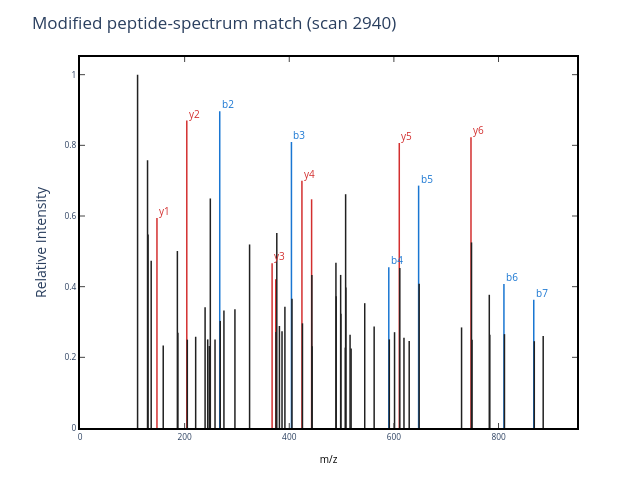

The notebook cell saved with this chart:
### Markdown cell above
### 2.1.2 Post-translational modifications and open modification search

We performed such a search. However, after it was done, we noticed that while we identified some of the spectra, corresponding to almost every peptide that can be produced by digesting Carbonic Anhydrase, a large portion of the spectra in our data go unmatched. What is happening here?

The answer is post-translational modifications, or PTMs\*. 

When we only looked for unmodified peptides, we had a relatively constrained set of theoretical spectra. However, once we start considering PTMs, our search space explodes. Any given PTM could appear on multiple residues. A peptide could even bear two or more PTMs. While PTMs are common, and biologically important, they make search considerably more difficult.

The next spectrum is a real match from the same dataset, but now the assigned peptide carries multiple modifications. Even before we annotate the fragment peaks, it already illustrates why the search problem becomes harder: once modified peptides are allowed, the set of plausible peptide explanations grows dramatically.

One way to account for PTMs is through **Open Modification Search (OMS).**

In OMS, every peptide in the database is considered as a potential match to every MS2 fragmentation spectrum. When a peptide-spectrum match is found, you can look for *mass shifts* to identify PTMs. All possible modifications are implicitly considered. You can imagine that this is very useful for discovering unexpected or novel modifications, but it comes at a cost - it is *very* computationally expensive because we can no longer reduce the number of spectrum-spectrum comparisons by filtering based on precursor mass.

We'll use **clustering** to cut down this search space in Section 2.2, grouping similar spectra so we only need to compare each experimental spectrum to a small representative subset of the library.

### Code cell
modified_scan = 2940
modified_peptide =  '[Acetyl]-SHHWGYGK'

modified_spectrum = get_MS2_object(
    mzml_path=demo_mzml_path,
    scan=modified_scan,
    peptide=modified_peptide,
)

display(plot_MS2(
    modified_spectrum,
    title=f'Modified peptide-spectrum match (scan {modified_scan})',
))

print(f'Assigned peptide: {modified_peptide}')

### Figure 1 — Plotly figure (JSON) as saved in the notebook; plotly's stock layout.template omitted (floating-point values rounded to 4 significant figures)
{"data": [{"line": {"color": "rgba (33, 33, 33, 1)", "dash": "solid", "width": 1.5}, "mode": "lines", "name": "_child1", "type": "scatter", "x": [110.1, 110.1], "xaxis": "x", "y": [0, 1], "yaxis": "y"}, {"line": {"color": "rgba (33, 33, 33, 1)", "dash": "solid", "width": 1.5}, "mode": "lines", "name": "_child3", "type": "scatter", "x": [129.1, 129.1], "xaxis": "x", "y": [0, 0.7576], "yaxis": "y"}, {"line": {"color": "rgba (33, 33, 33, 1)", "dash": "solid", "width": 1.5}, "mode": "lines", "name": "_child5", "type": "scatter", "x": [130.1, 130.1], "xaxis": "x", "y": [0, 0.5473], "yaxis": "y"}, {"line": {"color": "rgba (33, 33, 33, 1)", "dash": "solid", "width": 1.5}, "mode": "lines", "name": "_child7", "type": "scatter", "x": [136.1, 136.1], "xaxis": "x", "y": [0, 0.4736], "yaxis": "y"}, {"line": {"color": "rgba (211, 47, 47, 1)", "dash": "solid", "width": 1.5}, "mode": "lines", "name": "_child9", "type": "scatter", "x": [147.1, 147.1], "xaxis": "x", "y": [0, 0.5947], "yaxis": "y"}, {"line": {"color": "rgba (33, 33, 33, 1)", "dash": "solid", "width": 1.5}, "mode": "lines", "name": "_child11", "type": "scatter", "x": [159.1, 159.1], "xaxis": "x", "y": [0, 0.2332], "yaxis": "y"}, {"line": {"color": "rgba (33, 33, 33, 1)", "dash": "solid", "width": 1.5}, "mode": "lines", "name": "_child13", "type": "scatter", "x": [186.1, 186.1], "xaxis": "x", "y": [0, 0.5009], "yaxis": "y"}, {"line": {"color": "rgba (33, 33, 33, 1)", "dash": "solid", "width": 1.5}, "mode": "lines", "name": "_child15", "type": "scatter", "x": [187.1, 187.1], "xaxis": "x", "y": [0, 0.2698], "yaxis": "y"}, {"line": {"color": "rgba (211, 47, 47, 1)", "dash": "solid", "width": 1.5}, "mode": "lines", "name": "_child17", "type": "scatter", "x": [204.1, 204.1], "xaxis": "x", "y": [0, 0.87], "yaxis": "y"}, {"line": {"color": "rgba (33, 33, 33, 1)", "dash": "solid", "width": 1.5}, "mode": "lines", "name": "_child19", "type": "scatter", "x": [205.1, 205.1], "xaxis": "x", "y": [0, 0.2501], "yaxis": "y"}, {"line": {"color": "rgba (33, 33, 33, 1)", "dash": "solid", "width": 1.5}, "mode": "lines", "name": "_child21", "type": "scatter", "x": [221.1, 221.1], "xaxis": "x", "y": [0, 0.2582], "yaxis": "y"}, {"line": {"color": "rgba (33, 33, 33, 1)", "dash": "solid", "width": 1.5}, "mode": "lines", "name": "_child23", "type": "scatter", "x": [239.1, 239.1], "xaxis": "x", "y": [0, 0.3419], "yaxis": "y"}, {"line": {"color": "rgba (33, 33, 33, 1)", "dash": "solid", "width": 1.5}, "mode": "lines", "name": "_child25", "type": "scatter", "x": [244.1, 244.1], "xaxis": "x", "y": [0, 0.2508], "yaxis": "y"}, {"line": {"color": "rgba (33, 33, 33, 1)", "dash": "solid", "width": 1.5}, "mode": "lines", "name": "_child27", "type": "scatter", "x": [247.1, 247.1], "xaxis": "x", "y": [0, 0.232], "yaxis": "y"}, {"line": {"color": "rgba (33, 33, 33, 1)", "dash": "solid", "width": 1.5}, "mode": "lines", "name": "_child29", "type": "scatter", "x": [249.1, 249.1], "xaxis": "x", "y": [0, 0.6496], "yaxis": "y"}, {"line": {"color": "rgba (33, 33, 33, 1)", "dash": "solid", "width": 1.5}, "mode": "lines", "name": "_child31", "type": "scatter", "x": [258.1, 258.1], "xaxis": "x", "y": [0, 0.2503], "yaxis": "y"}, {"line": {"color": "rgba (25, 118, 210, 1)", "dash": "solid", "width": 1.5}, "mode": "lines", "name": "_child33", "type": "scatter", "x": [267.1, 267.1], "xaxis": "x", "y": [0, 0.8964], "yaxis": "y"}, {"line": {"color": "rgba (33, 33, 33, 1)", "dash": "solid", "width": 1.5}, "mode": "lines", "name": "_child35", "type": "scatter", "x": [268.1, 268.1], "xaxis": "x", "y": [0, 0.303], "yaxis": "y"}, {"line": {"color": "rgba (33, 33, 33, 1)", "dash": "solid", "width": 1.5}, "mode": "lines", "name": "_child37", "type": "scatter", "x": [275.1, 275.1], "xaxis": "x", "y": [0, 0.3326], "yaxis": "y"}, {"line": {"color": "rgba (33, 33, 33, 1)", "dash": "solid", "width": 1.5}, "mode": "lines", "name": "_child39", "type": "scatter", "x": [296.2, 296.2], "xaxis": "x", "y": [0, 0.336], "yaxis": "y"}, {"line": {"color": "rgba (33, 33, 33, 1)", "dash": "solid", "width": 1.5}, "mode": "lines", "name": "_child41", "type": "scatter", "x": [324.1, 324.1], "xaxis": "x", "y": [0, 0.5194], "yaxis": "y"}, {"line": {"color": "rgba (211, 47, 47, 1)", "dash": "solid", "width": 1.5}, "mode": "lines", "name": "_child43", "type": "scatter", "x": [367.2, 367.2], "xaxis": "x", "y": [0, 0.4662], "yaxis": "y"}, {"line": {"color": "rgba (211, 47, 47, 1)", "dash": "solid", "width": 1.5}, "mode": "lines", "name": "_child45", "type": "scatter", "x": [374.2, 374.2], "xaxis": "x", "y": [0, 0.421], "yaxis": "y"}, {"line": {"color": "rgba (33, 33, 33, 1)", "dash": "solid", "width": 1.5}, "mode": "lines", "name": "_child47", "type": "scatter", "x": [374.7, 374.7], "xaxis": "x", "y": [0, 0.2714], "yaxis": "y"}, {"line": {"color": "rgba (33, 33, 33, 1)", "dash": "solid", "width": 1.5}, "mode": "lines", "name": "_child49", "type": "scatter", "x": [376.2, 376.2], "xaxis": "x", "y": [0, 0.552], "yaxis": "y"}, {"line": {"color": "rgba (33, 33, 33, 1)", "dash": "solid", "width": 1.5}, "mode": "lines", "name": "_child51", "type": "scatter", "x": [381.2, 381.2], "xaxis": "x", "y": [0, 0.2886], "yaxis": "y"}, {"line": {"color": "rgba (33, 33, 33, 1)", "dash": "solid", "width": 1.5}, "mode": "lines", "name": "_child53", "type": "scatter", "x": [386.2, 386.2], "xaxis": "x", "y": [0, 0.2741], "yaxis": "y"}, {"line": {"color": "rgba (33, 33, 33, 1)", "dash": "solid", "width": 1.5}, "mode": "lines", "name": "_child55", "type": "scatter", "x": [391.7, 391.7], "xaxis": "x", "y": [0, 0.3432], "yaxis": "y"}, {"line": {"color": "rgba (25, 118, 210, 1)", "dash": "solid", "width": 1.5}, "mode": "lines", "name": "_child57", "type": "scatter", "x": [404.2, 404.2], "xaxis": "x", "y": [0, 0.8097], "yaxis": "y"}, {"line": {"color": "rgba (33, 33, 33, 1)", "dash": "solid", "width": 1.5}, "mode": "lines", "name": "_child59", "type": "scatter", "x": [405.2, 405.2], "xaxis": "x", "y": [0, 0.3661], "yaxis": "y"}, {"line": {"color": "rgba (211, 47, 47, 1)", "dash": "solid", "width": 1.5}, "mode": "lines", "name": "_child61", "type": "scatter", "x": [424.2, 424.2], "xaxis": "x", "y": [0, 0.7], "yaxis": "y"}, {"line": {"color": "rgba (33, 33, 33, 1)", "dash": "solid", "width": 1.5}, "mode": "lines", "name": "_child63", "type": "scatter", "x": [425.2, 425.2], "xaxis": "x", "y": [0, 0.2962], "yaxis": "y"}, {"line": {"color": "rgba (211, 47, 47, 1)", "dash": "solid", "width": 1.5}, "mode": "lines", "name": "_child65", "type": "scatter", "x": [442.7, 442.7], "xaxis": "x", "y": [0, 0.6473], "yaxis": "y"}, {"line": {"color": "rgba (33, 33, 33, 1)", "dash": "solid", "width": 1.5}, "mode": "lines", "name": "_child67", "type": "scatter", "x": [443.2, 443.2], "xaxis": "x", "y": [0, 0.4332], "yaxis": "y"}, {"line": {"color": "rgba (33, 33, 33, 1)", "dash": "solid", "width": 1.5}, "mode": "lines", "name": "_child69", "type": "scatter", "x": [443.7, 443.7], "xaxis": "x", "y": [0, 0.2316], "yaxis": "y"}, {"line": {"color": "rgba (33, 33, 33, 1)", "dash": "solid", "width": 1.5}, "mode": "lines", "name": "_child71", "type": "scatter", "x": [489.2, 489.2], "xaxis": "x", "y": [0, 0.4675], "yaxis": "y"}, {"line": {"color": "rgba (33, 33, 33, 1)", "dash": "solid", "width": 1.5}, "mode": "lines", "name": "_child73", "type": "scatter", "x": [489.7, 489.7], "xaxis": "x", "y": [0, 0.3727], "yaxis": "y"}, {"line": {"color": "rgba (33, 33, 33, 1)", "dash": "solid", "width": 1.5}, "mode": "lines", "name": "_child75", "type": "scatter", "x": [498.2, 498.2], "xaxis": "x", "y": [0, 0.4333], "yaxis": "y"}, {"line": {"color": "rgba (33, 33, 33, 1)", "dash": "solid", "width": 1.5}, "mode": "lines", "name": "_child77", "type": "scatter", "x": [498.7, 498.7], "xaxis": "x", "y": [0, 0.3231], "yaxis": "y"}, {"line": {"color": "rgba (33, 33, 33, 1)", "dash": "solid", "width": 1.5}, "mode": "lines", "name": "_child79", "type": "scatter", "x": [507.1, 507.1], "xaxis": "x", "y": [0, 0.2275], "yaxis": "y"}, {"line": {"color": "rgba (33, 33, 33, 1)", "dash": "solid", "width": 1.5}, "mode": "lines", "name": "_child81", "type": "scatter", "x": [507.7, 507.7], "xaxis": "x", "y": [0, 0.6617], "yaxis": "y"}, {"line": {"color": "rgba (33, 33, 33, 1)", "dash": "solid", "width": 1.5}, "mode": "lines", "name": "_child83", "type": "scatter", "x": [508.2, 508.2], "xaxis": "x", "y": [0, 0.3973], "yaxis": "y"}, {"line": {"color": "rgba (33, 33, 33, 1)", "dash": "solid", "width": 1.5}, "mode": "lines", "name": "_child85", "type": "scatter", "x": [516.2, 516.2], "xaxis": "x", "y": [0, 0.2641], "yaxis": "y"}, {"line": {"color": "rgba (33, 33, 33, 1)", "dash": "solid", "width": 1.5}, "mode": "lines", "name": "_child87", "type": "scatter", "x": [518.2, 518.2], "xaxis": "x", "y": [0, 0.225], "yaxis": "y"}, {"line": {"color": "rgba (33, 33, 33, 1)", "dash": "solid", "width": 1.5}, "mode": "lines", "name": "_child89", "type": "scatter", "x": [544.2, 544.2], "xaxis": "x", "y": [0, 0.3533], "yaxis": "y"}, {"line": {"color": "rgba (33, 33, 33, 1)", "dash": "solid", "width": 1.5}, "mode": "lines", "name": "_child91", "type": "scatter", "x": [562.3, 562.3], "xaxis": "x", "y": [0, 0.2871], "yaxis": "y"}, {"line": {"color": "rgba (25, 118, 210, 1)", "dash": "solid", "width": 1.5}, "mode": "lines", "name": "_child93", "type": "scatter", "x": [590.2, 590.2], "xaxis": "x", "y": [0, 0.4546], "yaxis": "y"}, {"line": {"color": "rgba (33, 33, 33, 1)", "dash": "solid", "width": 1.5}, "mode": "lines", "name": "_child95", "type": "scatter", "x": [591.3, 591.3], "xaxis": "x", "y": [0, 0.2507], "yaxis": "y"}, {"line": {"color": "rgba (33, 33, 33, 1)", "dash": "solid", "width": 1.5}, "mode": "lines", "name": "_child97", "type": "scatter", "x": [601.3, 601.3], "xaxis": "x", "y": [0, 0.2712], "yaxis": "y"}, {"line": {"color": "rgba (211, 47, 47, 1)", "dash": "solid", "width": 1.5}, "mode": "lines", "name": "_child99", "type": "scatter", "x": [610.3, 610.3], "xaxis": "x", "y": [0, 0.8069], "yaxis": "y"}, {"line": {"color": "rgba (33, 33, 33, 1)", "dash": "solid", "width": 1.5}, "mode": "lines", "name": "_child101", "type": "scatter", "x": [611.3, 611.3], "xaxis": "x", "y": [0, 0.4531], "yaxis": "y"}, {"line": {"color": "rgba (33, 33, 33, 1)", "dash": "solid", "width": 1.5}, "mode": "lines", "name": "_child103", "type": "scatter", "x": [619.3, 619.3], "xaxis": "x", "y": [0, 0.2555], "yaxis": "y"}, {"line": {"color": "rgba (33, 33, 33, 1)", "dash": "solid", "width": 1.5}, "mode": "lines", "name": "_child105", "type": "scatter", "x": [629.3, 629.3], "xaxis": "x", "y": [0, 0.2464], "yaxis": "y"}, {"line": {"color": "rgba (25, 118, 210, 1)", "dash": "solid", "width": 1.5}, "mode": "lines", "name": "_child107", "type": "scatter", "x": [647.3, 647.3], "xaxis": "x", "y": [0, 0.686], "yaxis": "y"}, {"line": {"color": "rgba (33, 33, 33, 1)", "dash": "solid", "width": 1.5}, "mode": "lines", "name": "_child109", "type": "scatter", "x": [648.3, 648.3], "xaxis": "x", "y": [0, 0.4083], "yaxis": "y"}, {"line": {"color": "rgba (33, 33, 33, 1)", "dash": "solid", "width": 1.5}, "mode": "lines", "name": "_child111", "type": "scatter", "x": [729.3, 729.3], "xaxis": "x", "y": [0, 0.2847], "yaxis": "y"}, {"line": {"color": "rgba (211, 47, 47, 1)", "dash": "solid", "width": 1.5}, "mode": "lines", "name": "_child113", "type": "scatter", "x": [747.4, 747.4], "xaxis": "x", "y": [0, 0.8227], "yaxis": "y"}, {"line": {"color": "rgba (33, 33, 33, 1)", "dash": "solid", "width": 1.5}, "mode": "lines", "name": "_child115", "type": "scatter", "x": [748.4, 748.4], "xaxis": "x", "y": [0, 0.5252], "yaxis": "y"}, {"line": {"color": "rgba (33, 33, 33, 1)", "dash": "solid", "width": 1.5}, "mode": "lines", "name": "_child117", "type": "scatter", "x": [749.4, 749.4], "xaxis": "x", "y": [0, 0.2497], "yaxis": "y"}, {"line": {"color": "rgba (33, 33, 33, 1)", "dash": "solid", "width": 1.5}, "mode": "lines", "name": "_child119", "type": "scatter", "x": [782.3, 782.3], "xaxis": "x", "y": [0, 0.377], "yaxis": "y"}, {"line": {"color": "rgba (33, 33, 33, 1)", "dash": "solid", "width": 1.5}, "mode": "lines", "name": "_child121", "type": "scatter", "x": [783.3, 783.3], "xaxis": "x", "y": [0, 0.264], "yaxis": "y"}, {"line": {"color": "rgba (25, 118, 210, 1)", "dash": "solid", "width": 1.5}, "mode": "lines", "name": "_child123", "type": "scatter", "x": [810.3, 810.3], "xaxis": "x", "y": [0, 0.4078], "yaxis": "y"}, {"line": {"color": "rgba (33, 33, 33, 1)", "dash": "solid", "width": 1.5}, "mode": "lines", "name": "_child125", "type": "scatter", "x": [811.3, 811.3], "xaxis": "x", "y": [0, 0.2656], "yaxis": "y"}, {"line": {"color": "rgba (25, 118, 210, 1)", "dash": "solid", "width": 1.5}, "mode": "lines", "name": "_child127", "type": "scatter", "x": [867.4, 867.4], "xaxis": "x", "y": [0, 0.3633], "yaxis": "y"}, {"line": {"color": "rgba (33, 33, 33, 1)", "dash": "solid", "width": 1.5}, "mode": "lines", "name": "_child129", "type": "scatter", "x": [868.4, 868.4], "xaxis": "x", "y": [0, 0.2457], "yaxis": "y"}, {"line": {"color": "rgba (33, 33, 33, 1)", "dash": "solid", "width": 1.5}, "mode": "lines", "name": "_child131", "type": "scatter", "x": [885.4, 885.4], "xaxis": "x", "y": [0, 0.2602], "yaxis": "y"}], "layout": {"annotations": [{"align": "left", "font": {"color": "#D32F2F", "size": 10}, "opacity": 1, "showarrow": false, "text": "y1", "x": 147.1, "xanchor": "left", "xref": "x", "y": 0.6147, "yanchor": "middle", "yref": "y"}, {"align": "left", "font": {"color": "#D32F2F", "size": 10}, "opacity": 1, "showarrow": false, "text": "y2", "x": 204.1, "xanchor": "left", "xref": "x", "y": 0.89, "yanchor": "middle", "yref": "y"}, {"align": "left", "font": {"color": "#1976D2", "size": 10}, "opacity": 1, "showarrow": false, "text": "b2", "x": 267.1, "xanchor": "left", "xref": "x", "y": 0.9164, "yanchor": "middle", "yref": "y"}, {"align": "left", "font": {"color": "#D32F2F", "size": 10}, "opacity": 1, "showarrow": false, "text": "y3", "x": 367.2, "xanchor": "left", "xref": "x", "y": 0.4862, "yanchor": "middle", "yref": "y"}, {"align": "left", "font": {"color": "#1976D2", "size": 10}, "opacity": 1, "showarrow": false, "text": "b3", "x": 404.2, "xanchor": "left", "xref": "x", "y": 0.8297, "yanchor": "middle", "yref": "y"}, {"align": "left", "font": {"color": "#D32F2F", "size": 10}, "opacity": 1, "showarrow": false, "text": "y4", "x": 424.2, "xanchor": "left", "xref": "x", "y": 0.72, "yanchor": "middle", "yref": "y"}, {"align": "left", "font": {"color": "#1976D2", "size": 10}, "opacity": 1, "showarrow": false, "text": "b4", "x": 590.2, "xanchor": "left", "xref": "x", "y": 0.4746, "yanchor": "middle", "yref": "y"}, {"align": "left", "font": {"color": "#D32F2F", "size": 10}, "opacity": 1, "showarrow": false, "text": "y5", "x": 610.3, "xanchor": "left", "xref": "x", "y": 0.8269, "yanchor": "middle", "yref": "y"}, {"align": "left", "font": {"color": "#1976D2", "size": 10}, "opacity": 1, "showarrow": false, "text": "b5", "x": 647.3, "xanchor": "left", "xref": "x", "y": 0.706, "yanchor": "middle", "yref": "y"}, {"align": "left", "font": {"color": "#D32F2F", "size": 10}, "opacity": 1, "showarrow": false, "text": "y6", "x": 747.4, "xanchor": "left", "xref": "x", "y": 0.8427, "yanchor": "middle", "yref": "y"}, {"align": "left", "font": {"color": "#1976D2", "size": 10}, "opacity": 1, "showarrow": false, "text": "b6", "x": 810.3, "xanchor": "left", "xref": "x", "y": 0.4278, "yanchor": "middle", "yref": "y"}, {"align": "left", "font": {"color": "#1976D2", "size": 10}, "opacity": 1, "showarrow": false, "text": "b7", "x": 867.4, "xanchor": "left", "xref": "x", "y": 0.3833, "yanchor": "middle", "yref": "y"}], "autosize": false, "height": 480, "hovermode": "closest", "margin": {"b": 52, "l": 80, "pad": 0, "r": 63, "t": 57}, "plot_bgcolor": "white", "showlegend": false, "title": {"text": "Modified peptide-spectrum match (scan 2940)"}, "width": 640, "xaxis": {"anchor": "y", "domain": [0, 1], "linecolor": "black", "linewidth": 2, "mirror": "ticks", "nticks": 6, "range": [0, 950], "showgrid": true, "showline": true, "side": "bottom", "tickfont": {"size": 8.33}, "ticks": "inside", "title": {"font": {"color": "#000000", "size": 10}, "text": "m/z"}, "type": "linear", "zeroline": false}, "yaxis": {"anchor": "x", "domain": [0, 1], "linecolor": "black", "linewidth": 2, "mirror": "ticks", "nticks": 6, "range": [0, 1.05], "showgrid": true, "showline": true, "side": "left", "tickfont": {"size": 8.33}, "ticks": "inside", "title": {"text": "Relative Intensity"}, "type": "linear", "zeroline": false}}}
